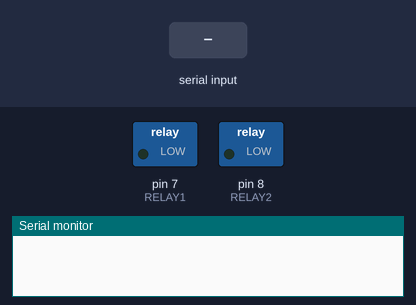
Bench run of a sketch on a simulated Arduino Uno, built with avr-gcc and run on an emulated ATmega328P. Shown: switched loads named in the sketch (green lamp = pin HIGH), the last lines printed to the serial monitor. Inputs (shaded band) come from the test bench.

Above: at 1.2 s.
1.3 s: "0" received over the second serial link
At 2.5 s:
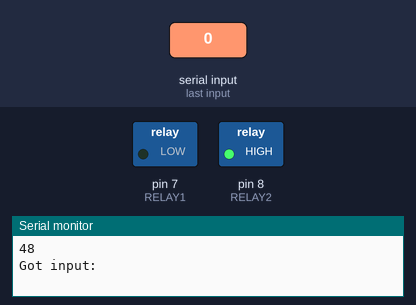
2.8 s: "2" received over the second serial link
At 3.8 s:
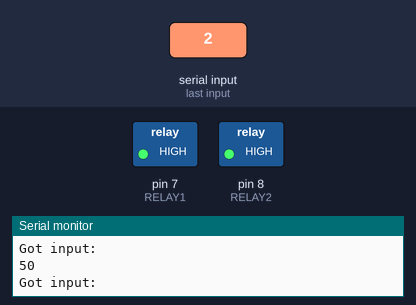
4.3 s: "1" received over the second serial link
At 5.0 s:
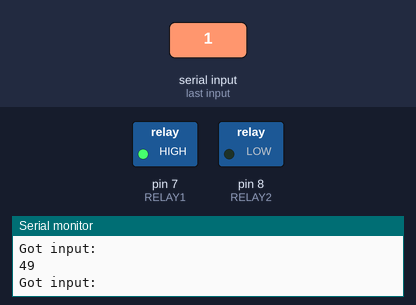
5.8 s: "3" received over the second serial link
At 6.1 s:
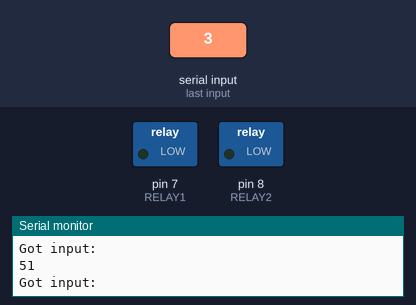
Timing chart, 0 to 8.3 s (numbered marks = the images above; inputs shaded):
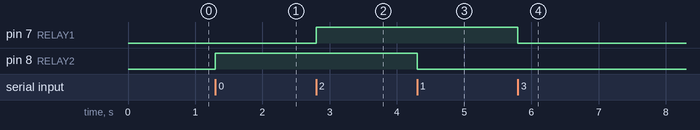

Measured:
- after the input at 1.3 s, pin 8 (RELAY2): LOW → HIGH at once
- after the input at 2.8 s, pin 7 (RELAY1): LOW → HIGH at once
- after the input at 4.3 s, pin 8 (RELAY2): HIGH → LOW at once
- after the input at 5.8 s, pin 7 (RELAY1): HIGH → LOW at once

The sketch:

arduino.ino
```cpp
#include <SoftwareSerial.h>
#define LED_PIN 13
#define RELAY1 7
#define RELAY2 8

SoftwareSerial mySerial(2, 4); // RX, TX
// Connect HM10 or HC08   Arduino Uno
//     Pin 1/TXD          Pin 2
//     Pin 2/RXD          Pin 4

void setup() {
  Serial.begin(9600);

  // If the baudrate of the HM-10 module has been updated,
  // you may need to change 9600 by another value
  // Once you have found the correct baudrate,
  // you can update it using AT+BAUDx command
  // e.g. AT+BAUD0 for 9600 bauds
  mySerial.begin(9600);

  pinMode(RELAY1, OUTPUT);
  pinMode(RELAY2, OUTPUT);
}

void loop() {
  int c;

  if (mySerial.available()) {
    c = mySerial.read();
    Serial.println(c);
    Serial.println("Got input:");
    if (c == 48) {
      digitalWrite(RELAY2, 1);
    }
    if (c == 49) {
      digitalWrite(RELAY2, 0);
    }
    if (c == 50) {
      digitalWrite(RELAY1, 1);
    }
    if (c == 51) {
      digitalWrite(RELAY1, 0);
    }
    delay(1000);
  }
}
```
